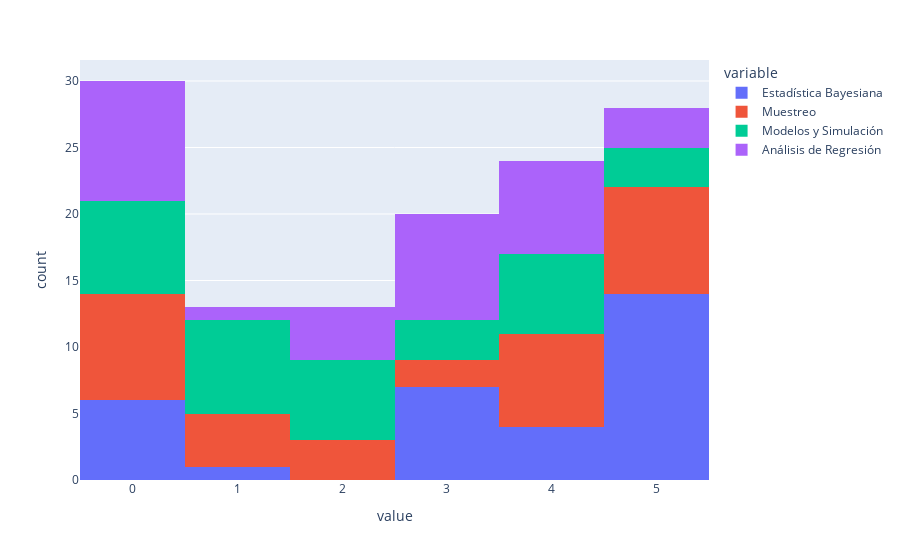

Here is the notebook cell this chart was saved with:
### Code cell
px.histogram(df1[ls_subjects1])

### Figure 1 — Plotly figure (JSON) as saved in the notebook; plotly's stock layout.template omitted (floating-point values rounded to 4 significant figures)
{"data": [{"alignmentgroup": "True", "bingroup": "x", "hovertemplate": "variable=Estadística Bayesiana<br>value=%{x}<br>count=%{y}<extra></extra>", "legendgroup": "Estadística Bayesiana", "marker": {"color": "#636efa", "pattern": {"shape": ""}}, "name": "Estadística Bayesiana", "offsetgroup": "Estadística Bayesiana", "orientation": "v", "showlegend": true, "type": "histogram", "x": [3, 5, 5, 5, 5, 5, 4, 3, 5, 5, 3, 5, 3, 5, 3, 5, 3, 5, 4, 0, 0, 0, 0, 0, 4, 0, 5, 3, 1, 5, 5, 4], "xaxis": "x", "yaxis": "y"}, {"alignmentgroup": "True", "bingroup": "x", "hovertemplate": "variable=Muestreo<br>value=%{x}<br>count=%{y}<extra></extra>", "legendgroup": "Muestreo", "marker": {"color": "#EF553B", "pattern": {"shape": ""}}, "name": "Muestreo", "offsetgroup": "Muestreo", "orientation": "v", "showlegend": true, "type": "histogram", "x": [5, 4, 0, 2, 0, 1, 3, 5, 4, 1, 2, 0, 1, 0, 5, 1, 5, 4, 2, 4, 4, 5, 5, 4, 0, 5, 0, 4, 5, 0, 3, 0], "xaxis": "x", "yaxis": "y"}, {"alignmentgroup": "True", "bingroup": "x", "hovertemplate": "variable=Modelos y Simulación<br>value=%{x}<br>count=%{y}<extra></extra>", "legendgroup": "Modelos y Simulación", "marker": {"color": "#00cc96", "pattern": {"shape": ""}}, "name": "Modelos y Simulación", "offsetgroup": "Modelos y Simulación", "orientation": "v", "showlegend": true, "type": "histogram", "x": [0, 2, 1, 4, 4, 3, 0, 0, 0, 3, 4, 4, 5, 2, 2, 4, 2, 0, 3, 1, 1, 1, 4, 2, 5, 1, 1, 0, 0, 1, 2, 5], "xaxis": "x", "yaxis": "y"}, {"alignmentgroup": "True", "bingroup": "x", "hovertemplate": "variable=Análisis de Regresión<br>value=%{x}<br>count=%{y}<extra></extra>", "legendgroup": "Análisis de Regresión", "marker": {"color": "#ab63fa", "pattern": {"shape": ""}}, "name": "Análisis de Regresión", "offsetgroup": "Análisis de Regresión", "orientation": "v", "showlegend": true, "type": "histogram", "x": [0, 3, 0, 3, 3, 0, 5, 0, 3, 4, 5, 1, 4, 0, 4, 3, 0, 3, 5, 2, 2, 4, 2, 3, 0, 2, 4, 0, 4, 4, 0, 3], "xaxis": "x", "yaxis": "y"}], "layout": {"autosize": true, "barmode": "relative", "legend": {"title": {"text": "variable"}, "tracegroupgap": 0}, "margin": {"t": 60}, "xaxis": {"anchor": "y", "autorange": true, "domain": [0, 1], "range": [-0.5, 5.5], "title": {"text": "value"}, "type": "linear"}, "yaxis": {"anchor": "x", "autorange": true, "domain": [0, 1], "range": [0, 31.58], "title": {"text": "count"}}}}
